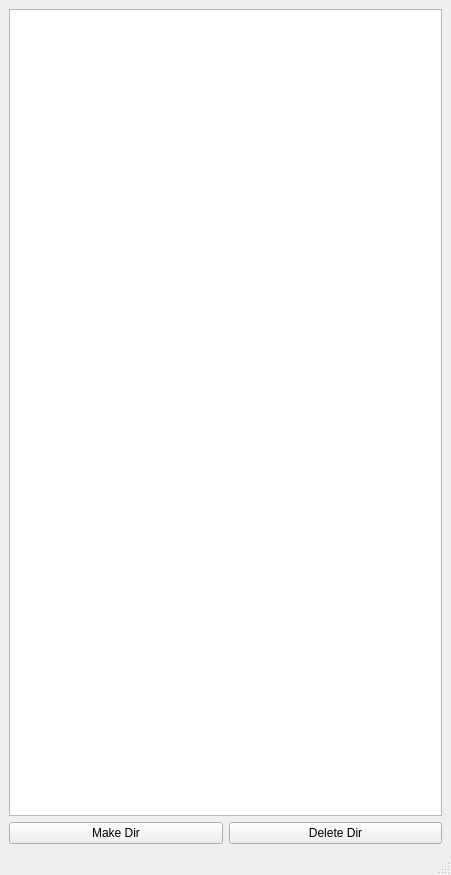
<?xml version="1.0" encoding="UTF-8"?>
<ui version="4.0">
 <class>MainWindow</class>
 <widget class="QMainWindow" name="MainWindow">
  <property name="geometry">
   <rect>
    <x>0</x>
    <y>0</y>
    <width>451</width>
    <height>875</height>
   </rect>
  </property>
  <property name="windowTitle">
   <string>MainWindow</string>
  </property>
  <widget class="QWidget" name="centralwidget">
   <layout class="QHBoxLayout" name="horizontalLayout_2">
    <item>
     <layout class="QVBoxLayout" name="verticalLayout">
      <item>
       <widget class="QTreeView" name="treeView"/>
      </item>
      <item>
       <layout class="QHBoxLayout" name="horizontalLayout">
        <item>
         <widget class="QPushButton" name="pushButton">
          <property name="text">
           <string>Make Dir</string>
          </property>
         </widget>
        </item>
        <item>
         <widget class="QPushButton" name="pushButton_2">
          <property name="text">
           <string>Delete Dir</string>
          </property>
         </widget>
        </item>
       </layout>
      </item>
     </layout>
    </item>
   </layout>
  </widget>
  <widget class="QMenuBar" name="menubar">
   <property name="geometry">
    <rect>
     <x>0</x>
     <y>0</y>
     <width>451</width>
     <height>23</height>
    </rect>
   </property>
  </widget>
  <widget class="QStatusBar" name="statusbar"/>
 </widget>
 <resources/>
 <connections/>
</ui>
